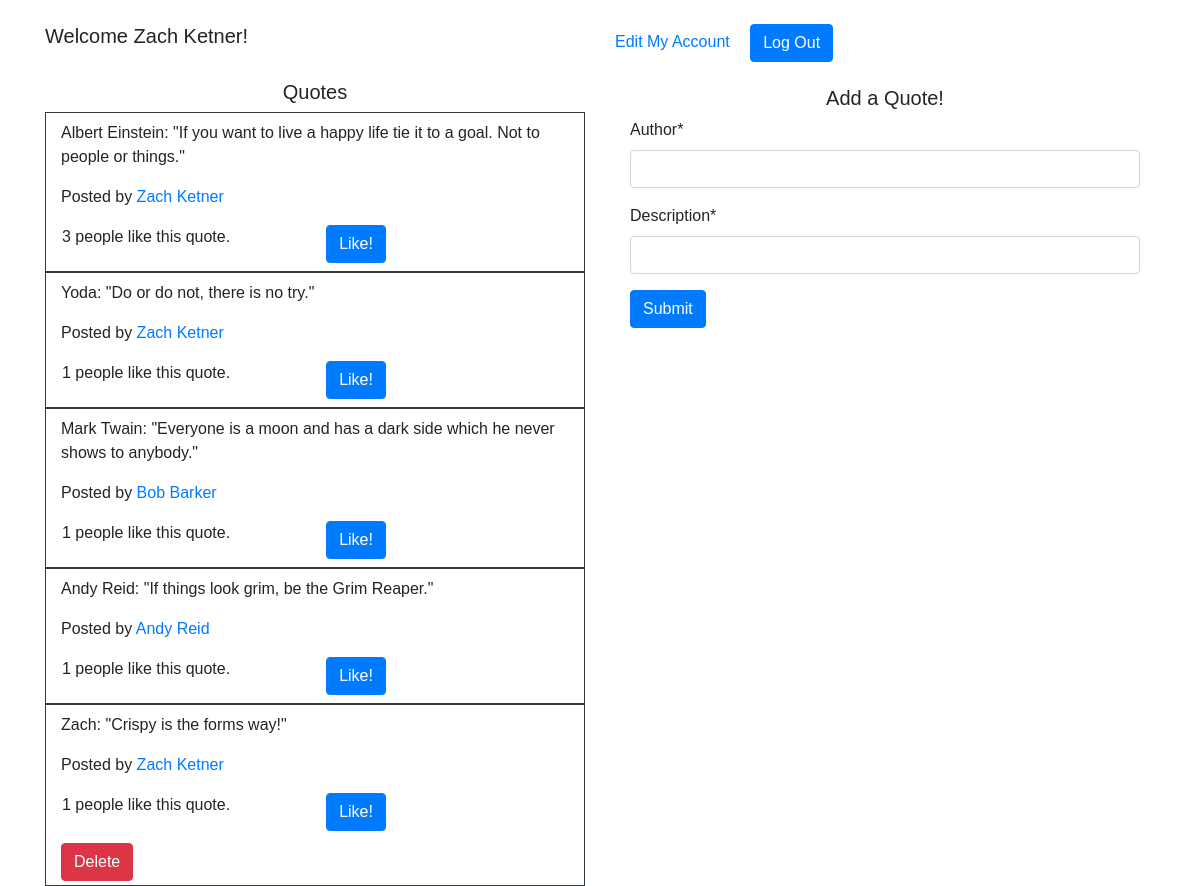
The page /quotes/ (signed in) on the database its author committed.
### login_and_reg_app/models.py (models this page shows)
class User(models.Model):
    fName = models.CharField(max_length=32)
    lName = models.CharField(max_length=32)
    email = models.CharField(max_length=64)
    password = models.CharField(max_length=64)
    created_at = models.DateTimeField(auto_now_add=True)
    updated_at = models.DateTimeField(auto_now=True)
    objects = userManager()

### exam_project_app/models.py (models this page shows)
class Quotes(models.Model):
    author = models.CharField(max_length=64)
    description = models.CharField(max_length=255)
    created_at = models.DateTimeField(auto_now_add=True)
    updated_at = models.DateTimeField(auto_now=True)
    quoter = models.ForeignKey(User, related_name="quotes", on_delete=models.CASCADE)
    quote_likes = models.ManyToManyField(User, related_name='liked_quotes')
    objects = QuoteManager()

### exam_project_app/views.py (the view)
# urls.py: path('', views.index),
def index(request):
    if 'user' not in request.session:
        return redirect('/')
    else:
        selectedUser = User.objects.get(id=request.session['user'])
        form = QuoteForm()
        context = {
            'All_quotes': Quotes.objects.all(),
            'All_users': User.objects.all(),
            'user': selectedUser,
            'form':form
        }
    return render(request, 'index.html', context)

### exam_project_app/forms.py
class QuoteForm(ModelForm):
    class Meta:
        model = Quotes
        fields = ['author', 'description']

### exam_project_app/templates/index.html (shortened to what this page needs)
<!DOCTYPE html>
<html lang="en">
<head>
    <link rel="stylesheet" href="https://cdn.jsdelivr.net/npm/bootstrap@4.6.1/dist/css/bootstrap.min.css">
    {% load static %}
    <link rel="stylesheet" href="{% static 'css/style.css' %}">
    {% load crispy_forms_tags %}
</head>
<body>
    <div class="container pt-4">
        <div class="row">
            <div class="col">
                <h5 class="text-left">Welcome {{user.fName}} {{user.lName}}!</h5>
                <h5 class="text-center pt-4">Quotes</h5>
                {% for quote in All_quotes %}
                    <div class="container border border-dark pt-2">
                    <p>{{quote.author}}: "{{quote.description}}"</p>
                    <p>Posted by <a href="/quotes/user/{{quote.quoter.id}}">{{quote.quoter.fName}} {{quote.quoter.lName}}</a></p>
                    <div class="row">
                        <p class="ml-3 mr-5">{{quote.quote_likes.count}} people like this quote.</p>
                        <a href="/quotes/like/{{quote.id}}" class="btn btn-primary float-right ml-5 mb-2" role="button">Like!</a>
                    </div>
                    {% if user.id == quote.quoter.id %}
                        <a href="/quotes/delete/{{quote.id}}" class="btn btn-danger my-1" role="button">Delete</a>
                    {% endif %}
                    </div>
                {% endfor %}
            </div>
            <div class="col">
                <a href="/quotes/myaccount/{{user.id}}" class="mr-3">Edit My Account</a>
                <a href="/log_out" class="btn btn-primary" role="button">Log Out</a>
                <div class="container pt-4">
                    <h5 class="text-center">Add a Quote!</h5>
                    <form action="/quotes/create" method="post">
                        {{ form|crispy }}
                        <button type="submit" class="btn btn-primary">Submit</button>
                    </form>
                </div>
            </div>
        </div>
    </div>
</body>
</html>

### login_and_reg_app/static/css/style.css (style rules this page uses)
* { font-family: 'arial', sans-serif; }

### rows shown on the page
User: fName "Zach", lName "Ketner"
Quotes: author "Albert Einstein", description "If you want to live a happy life tie it to a goal. Not to people or things.", quoter.fName "Zach", quoter.lName "Ketner", quote_likes.count "3"
Quotes: author "Yoda", description "Do or do not, there is no try.", quoter.fName "Zach", quoter.lName "Ketner", quote_likes.count "1"
Quotes: author "Mark Twain", description "Everyone is a moon and has a dark side which he never shows to anybody.", quoter.fName "Bob", quoter.lName "Barker", quote_likes.count "1"
Quotes: author "Andy Reid", description "If things look grim, be the Grim Reaper.", quoter.fName "Andy", quoter.lName "Reid", quote_likes.count "1"
Quotes: author "Zach", description "Crispy is the forms way!", quoter.fName "Zach", quoter.lName "Ketner", quote_likes.count "1"
